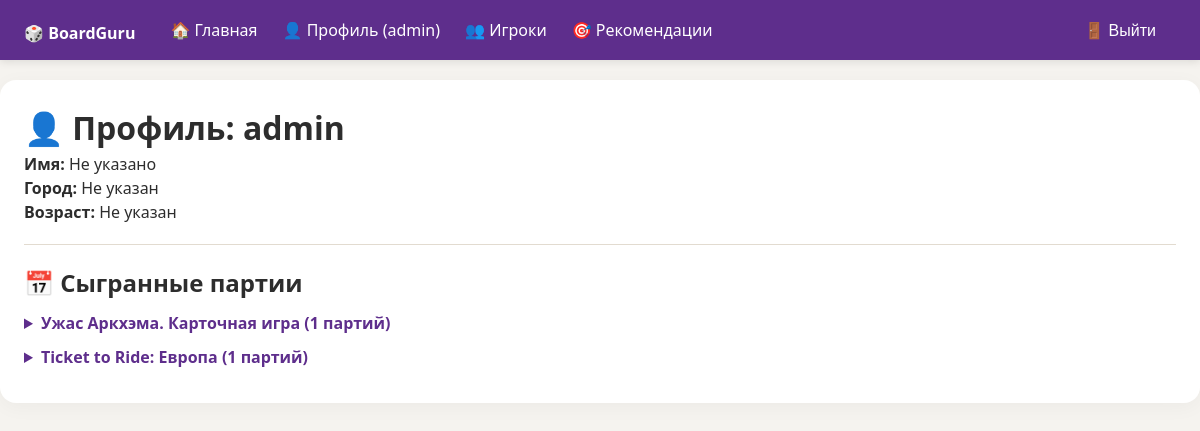
/users/1/ (signed in), run on the app's committed database.
### users/models.py (models this page shows, shortened)
class Profile(models.Model):
    user = models.OneToOneField(User, on_delete=models.CASCADE)
    city = models.CharField(max_length=100, blank=True)
    age = models.IntegerField(null=True, blank=True)
    phone = models.CharField(max_length=20, blank=True)

### games/models.py (models this page shows, shortened)
class Game(models.Model):
    name = models.CharField(max_length=200, verbose_name="Название")
    min_players = models.IntegerField(verbose_name="Мин. игроков")
    max_players = models.IntegerField(verbose_name="Макс. игроков")
    min_duration = models.IntegerField(verbose_name="Мин. время (мин)", null=True, blank=True)
    max_duration = models.IntegerField(verbose_name="Макс. время (мин)", null=True, blank=True)
    min_age = models.IntegerField(verbose_name="Мин. возраст", null=True, blank=True)
    max_age = models.IntegerField(verbose_name="Макс. возраст", null=True, blank=True)
    thematics = models.TextField(verbose_name="Тематики", blank=True)
    categories = models.TextField(verbose_name="Категории", blank=True)
    class Meta:
        verbose_name = "Игра"
        verbose_name_plural = "Игры"

### users/views.py (the view)
# urls.py: path('<int:user_id>/', views.user_profile_detail, name='user_profile_detail'),  # ← /users/1/
@login_required
def user_profile_detail(request, user_id):
    other_user = get_object_or_404(User, id=user_id)
    profile = Profile.objects.get_or_create(user=other_user)[0]
    played_games_by_game = {}
    for result in PlayerResult.objects.filter(player=other_user).select_related('played_game__game'):
        game = result.played_game.game
        if game not in played_games_by_game:
            played_games_by_game[game] = []
        played_games_by_game[game].append(result.played_game)
    return render(request, 'users/user_profile_detail.html', {
        'other_user': other_user,
        'profile': profile,
        'played_games_by_game': played_games_by_game,
    })

### templates/users/user_profile_detail.html (shortened to what this page needs)
{% extends 'base.html' %}
{% block content %}
<h1>👤 Профиль: {{ other_user.username }}</h1>
<p><strong>Имя:</strong> {{ other_user.first_name|default:"Не указано" }}</p>
<p><strong>Город:</strong> {{ profile.city|default:"Не указан" }}</p>
<p><strong>Возраст:</strong> {{ profile.age|default:"Не указан" }}</p>
<hr>
<h2>📅 Сыгранные партии</h2>
{% if played_games_by_game %}
    {% for game, sessions in played_games_by_game.items %}
        <details>
            <summary><strong>{{ game.name }}</strong> ({{ sessions|length }} партий)</summary>
        </details>
    {% endfor %}
{% else %}
    <p>Этот игрок ещё не записал ни одной партии</p>
{% endif %}
{% endblock %}

### templates/base.html (shortened to what this page needs)
<!DOCTYPE html>
<html>
<head>
</head>
<body>
    <nav>
        <div class="nav-left">
            <div class="logo">
                <a href="{% url 'games' %}">🎲 BoardGuru</a>
            </div>
            <a href="{% url 'games' %}">🏠 Главная</a>
            {% if user.is_authenticated %}
                <a href="{% url 'profile' %}">👤 Профиль ({{ user.username }})</a>
                <a href="{% url 'user_list' %}">👥 Игроки</a>
                <a href="{% url 'recommendations' %}">🎯 Рекомендации</a>
            {% endif %}
        </div>
        <div class="nav-right">
            {% if user.is_authenticated %}
                <form action="{% url 'account_logout' %}" method="post" style="display: inline;">
                    <button type="submit">🚪 Выйти</button>
                </form>
            {% else %}
                <a href="{% url 'account_login' %}">🔐 Войти</a>
                <a href="{% url 'account_signup' %}">📝 Регистрация</a>
            {% endif %}
        </div>
    </nav>
    <div class="container">
        {% block content %}{% endblock %}
    </div>
</body>
</html>

### templates/base.html (style rules this page uses)
* { margin: 0; padding: 0; box-sizing: border-box; }
body { font-family: 'Segoe UI', 'Inter', -apple-system, BlinkMacSystemFont, Roboto, sans-serif; background: #f5f3ef; color: #2d2d2d; line-height: 1.5; }
nav { background: #5E2E8C; padding: 12px 24px; color: white; display: flex; justify-content: space-between; align-items: center; flex-wrap: wrap; gap: 15px; box-shadow: 0 2px 8px rgba(0,0,0,0.1); }
nav a, nav button { color: white; text-decoration: none; margin-right: 20px; background: none; border: none; cursor: pointer; font-size: 16px; transition: opacity 0.2s; }
.nav-left { display: flex; align-items: center; flex-wrap: wrap; gap: 5px; }
.nav-right { display: flex; align-items: center; flex-wrap: wrap; gap: 5px; }
.logo { font-size: 24px; font-weight: 700; margin-right: 30px; }
.logo a { color: white; text-decoration: none; margin-right: 0; }
.container { max-width: 1400px; margin: 20px auto; padding: 24px; background: white; border-radius: 16px; box-shadow: 0 4px 20px rgba(0, 0, 0, 0.04); }
details { margin: 10px 0; }
summary { cursor: pointer; font-weight: 600; color: #5E2E8C; }
hr { margin: 20px 0; border: none; border-top: 1px solid #e2dbd0; }

### data on the page
Profile: city "Не указан", age "Не указан"
Game: name "Ужас Аркхэма. Карточная игра", sessions "1"
Game: name "Ticket to Ride: Европа", sessions "1"

### other printed values
{{ user.username }} "admin"
{{ other_user.username }} "admin"
{{ other_user.first_name|default:"Не указано" }} "Не указано"
